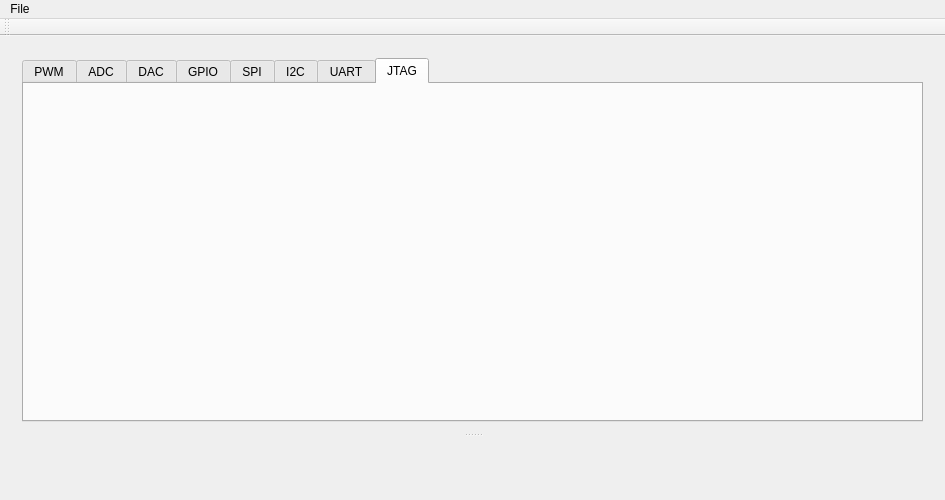
<?xml version="1.0" encoding="UTF-8"?>
<ui version="4.0">
 <class>MainWindow</class>
 <widget class="QMainWindow" name="MainWindow">
  <property name="geometry">
   <rect>
    <x>0</x>
    <y>0</y>
    <width>945</width>
    <height>500</height>
   </rect>
  </property>
  <property name="sizePolicy">
   <sizepolicy hsizetype="Expanding" vsizetype="Expanding">
    <horstretch>0</horstretch>
    <verstretch>0</verstretch>
   </sizepolicy>
  </property>
  <property name="minimumSize">
   <size>
    <width>900</width>
    <height>500</height>
   </size>
  </property>
  <property name="windowTitle">
   <string>hydrabus</string>
  </property>
  <property name="windowIcon">
   <iconset resource="res.qrc">
    <normaloff>:/res/index.png</normaloff>:/res/index.png</iconset>
  </property>
  <widget class="QWidget" name="centralWidget">
   <layout class="QVBoxLayout" name="verticalLayout">
    <item>
     <widget class="QSplitter" name="splitter">
      <property name="orientation">
       <enum>Qt::Vertical</enum>
      </property>
      <widget class="QWidget" name="ControlWidget" native="true">
       <property name="sizePolicy">
        <sizepolicy hsizetype="Expanding" vsizetype="Expanding">
         <horstretch>0</horstretch>
         <verstretch>0</verstretch>
        </sizepolicy>
       </property>
       <property name="autoFillBackground">
        <bool>false</bool>
       </property>
       <layout class="QVBoxLayout" name="verticalLayout_2">
        <item>
         <widget class="QTabWidget" name="tabWidget">
          <property name="sizePolicy">
           <sizepolicy hsizetype="Expanding" vsizetype="Preferred">
            <horstretch>0</horstretch>
            <verstretch>0</verstretch>
           </sizepolicy>
          </property>
          <property name="minimumSize">
           <size>
            <width>0</width>
            <height>200</height>
           </size>
          </property>
          <property name="maximumSize">
           <size>
            <width>16777215</width>
            <height>16777215</height>
           </size>
          </property>
          <property name="currentIndex">
           <number>7</number>
          </property>
          <property name="tabsClosable">
           <bool>false</bool>
          </property>
          <property name="movable">
           <bool>true</bool>
          </property>
          <property name="tabBarAutoHide">
           <bool>false</bool>
          </property>
          <widget class="PWM" name="tabPWM">
           <property name="minimumSize">
            <size>
             <width>0</width>
             <height>150</height>
            </size>
           </property>
           <attribute name="title">
            <string>PWM</string>
           </attribute>
          </widget>
          <widget class="ADC" name="tabADC">
           <attribute name="title">
            <string>ADC</string>
           </attribute>
          </widget>
          <widget class="DAC" name="tabDAC">
           <attribute name="title">
            <string>DAC</string>
           </attribute>
          </widget>
          <widget class="GPIO" name="tabGPIO">
           <attribute name="title">
            <string>GPIO</string>
           </attribute>
          </widget>
          <widget class="SPI" name="tabSPI">
           <attribute name="title">
            <string>SPI</string>
           </attribute>
          </widget>
          <widget class="I2C" name="tabI2C">
           <attribute name="title">
            <string>I2C</string>
           </attribute>
          </widget>
          <widget class="UART" name="tabUART">
           <attribute name="title">
            <string>UART</string>
           </attribute>
          </widget>
          <widget class="JTAG" name="tabJTAG">
           <attribute name="title">
            <string>JTAG</string>
           </attribute>
          </widget>
         </widget>
        </item>
       </layout>
      </widget>
      <widget class="Console" name="ConsoleWidget" native="true">
       <property name="sizePolicy">
        <sizepolicy hsizetype="Expanding" vsizetype="Expanding">
         <horstretch>0</horstretch>
         <verstretch>0</verstretch>
        </sizepolicy>
       </property>
       <property name="minimumSize">
        <size>
         <width>0</width>
         <height>0</height>
        </size>
       </property>
       <property name="baseSize">
        <size>
         <width>0</width>
         <height>0</height>
        </size>
       </property>
       <property name="autoFillBackground">
        <bool>false</bool>
       </property>
      </widget>
     </widget>
    </item>
   </layout>
  </widget>
  <widget class="QMenuBar" name="menuBar">
   <property name="geometry">
    <rect>
     <x>0</x>
     <y>0</y>
     <width>945</width>
     <height>23</height>
    </rect>
   </property>
   <widget class="QMenu" name="menuFile">
    <property name="title">
     <string>File</string>
    </property>
    <addaction name="actionConnect"/>
    <addaction name="actionDisconnect"/>
   </widget>
   <addaction name="menuFile"/>
  </widget>
  <widget class="QToolBar" name="mainToolBar">
   <attribute name="toolBarArea">
    <enum>TopToolBarArea</enum>
   </attribute>
   <attribute name="toolBarBreak">
    <bool>false</bool>
   </attribute>
  </widget>
  <action name="actionConnect">
   <property name="text">
    <string>Connect</string>
   </property>
  </action>
  <action name="actionDisconnect">
   <property name="enabled">
    <bool>false</bool>
   </property>
   <property name="text">
    <string>Disconnect</string>
   </property>
  </action>
 </widget>
 <layoutdefault spacing="6" margin="11"/>
 <customwidgets>
  <customwidget>
   <class>Console</class>
   <extends>QWidget</extends>
   <header location="global">console.h</header>
   <container>1</container>
  </customwidget>
  <customwidget>
   <class>PWM</class>
   <extends>QWidget</extends>
   <header location="global">pwm.h</header>
   <container>1</container>
  </customwidget>
  <customwidget>
   <class>ADC</class>
   <extends>QWidget</extends>
   <header location="global">adc.h</header>
   <container>1</container>
  </customwidget>
  <customwidget>
   <class>DAC</class>
   <extends>QWidget</extends>
   <header location="global">dac.h</header>
   <container>1</container>
  </customwidget>
  <customwidget>
   <class>GPIO</class>
   <extends>QWidget</extends>
   <header location="global">gpio.h</header>
   <container>1</container>
  </customwidget>
  <customwidget>
   <class>SPI</class>
   <extends>QWidget</extends>
   <header location="global">spi.h</header>
   <container>1</container>
  </customwidget>
  <customwidget>
   <class>I2C</class>
   <extends>QWidget</extends>
   <header location="global">i2c.h</header>
   <container>1</container>
  </customwidget>
  <customwidget>
   <class>UART</class>
   <extends>QWidget</extends>
   <header location="global">uart.h</header>
   <container>1</container>
  </customwidget>
  <customwidget>
   <class>JTAG</class>
   <extends>QWidget</extends>
   <header location="global">jtag.h</header>
   <container>1</container>
  </customwidget>
 </customwidgets>
 <resources>
  <include location="res.qrc"/>
 </resources>
 <connections>
  <connection>
   <sender>tabWidget</sender>
   <signal>currentChanged(int)</signal>
   <receiver>MainWindow</receiver>
   <slot>setTabIndex(int)</slot>
   <hints>
    <hint type="sourcelabel">
     <x>472</x>
     <y>217</y>
    </hint>
    <hint type="destinationlabel">
     <x>472</x>
     <y>225</y>
    </hint>
   </hints>
  </connection>
 </connections>
 <slots>
  <slot>setTabIndex(int)</slot>
 </slots>
</ui>
